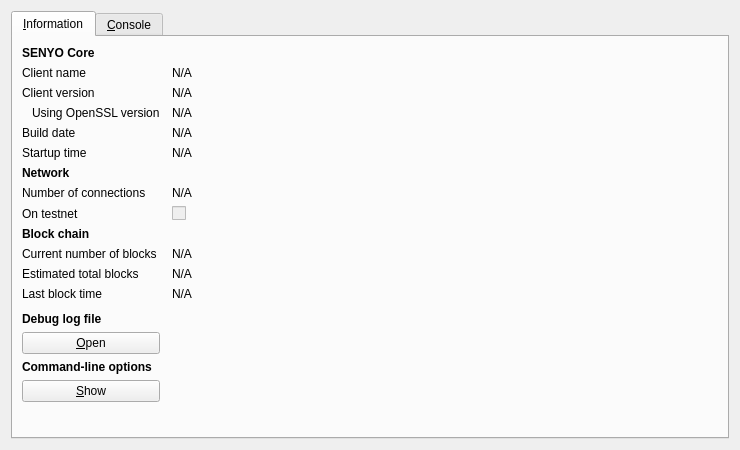
<?xml version="1.0" encoding="UTF-8"?>
<ui version="4.0">
 <class>RPCConsole</class>
 <widget class="QDialog" name="RPCConsole">
  <property name="geometry">
   <rect>
    <x>0</x>
    <y>0</y>
    <width>740</width>
    <height>450</height>
   </rect>
  </property>
  <property name="windowTitle">
   <string>SENYO - Debug window</string>
  </property>
  <layout class="QVBoxLayout" name="verticalLayout_2">
   <item>
    <widget class="QTabWidget" name="tabWidget">
     <property name="currentIndex">
      <number>0</number>
     </property>
     <widget class="QWidget" name="tab_info">
      <attribute name="title">
       <string>&amp;Information</string>
      </attribute>
      <layout class="QGridLayout" name="gridLayout" columnstretch="0,1">
       <property name="horizontalSpacing">
        <number>12</number>
       </property>
       <item row="0" column="0">
        <widget class="QLabel" name="label_9">
         <property name="font">
          <font>
           <weight>75</weight>
           <bold>true</bold>
          </font>
         </property>
         <property name="text">
          <string>SENYO Core</string>
         </property>
        </widget>
       </item>
       <item row="1" column="0">
        <widget class="QLabel" name="label_5">
         <property name="text">
          <string>Client name</string>
         </property>
        </widget>
       </item>
       <item row="1" column="1">
        <widget class="QLabel" name="clientName">
         <property name="cursor">
          <cursorShape>IBeamCursor</cursorShape>
         </property>
         <property name="text">
          <string>N/A</string>
         </property>
         <property name="textFormat">
          <enum>Qt::PlainText</enum>
         </property>
         <property name="textInteractionFlags">
          <set>Qt::LinksAccessibleByMouse|Qt::TextSelectableByKeyboard|Qt::TextSelectableByMouse</set>
         </property>
        </widget>
       </item>
       <item row="2" column="0">
        <widget class="QLabel" name="label_6">
         <property name="text">
          <string>Client version</string>
         </property>
        </widget>
       </item>
       <item row="2" column="1">
        <widget class="QLabel" name="clientVersion">
         <property name="cursor">
          <cursorShape>IBeamCursor</cursorShape>
         </property>
         <property name="text">
          <string>N/A</string>
         </property>
         <property name="textFormat">
          <enum>Qt::PlainText</enum>
         </property>
         <property name="textInteractionFlags">
          <set>Qt::LinksAccessibleByMouse|Qt::TextSelectableByKeyboard|Qt::TextSelectableByMouse</set>
         </property>
        </widget>
       </item>
       <item row="3" column="0">
        <widget class="QLabel" name="label_14">
         <property name="text">
          <string>Using OpenSSL version</string>
         </property>
         <property name="indent">
          <number>10</number>
         </property>
        </widget>
       </item>
       <item row="3" column="1">
        <widget class="QLabel" name="openSSLVersion">
         <property name="cursor">
          <cursorShape>IBeamCursor</cursorShape>
         </property>
         <property name="text">
          <string>N/A</string>
         </property>
         <property name="textFormat">
          <enum>Qt::PlainText</enum>
         </property>
         <property name="textInteractionFlags">
          <set>Qt::LinksAccessibleByMouse|Qt::TextSelectableByKeyboard|Qt::TextSelectableByMouse</set>
         </property>
        </widget>
       </item>
       <item row="4" column="0">
        <widget class="QLabel" name="label_12">
         <property name="text">
          <string>Build date</string>
         </property>
        </widget>
       </item>
       <item row="4" column="1">
        <widget class="QLabel" name="buildDate">
         <property name="cursor">
          <cursorShape>IBeamCursor</cursorShape>
         </property>
         <property name="text">
          <string>N/A</string>
         </property>
         <property name="textFormat">
          <enum>Qt::PlainText</enum>
         </property>
         <property name="textInteractionFlags">
          <set>Qt::LinksAccessibleByMouse|Qt::TextSelectableByKeyboard|Qt::TextSelectableByMouse</set>
         </property>
        </widget>
       </item>
       <item row="5" column="0">
        <widget class="QLabel" name="label_13">
         <property name="text">
          <string>Startup time</string>
         </property>
        </widget>
       </item>
       <item row="5" column="1">
        <widget class="QLabel" name="startupTime">
         <property name="cursor">
          <cursorShape>IBeamCursor</cursorShape>
         </property>
         <property name="text">
          <string>N/A</string>
         </property>
         <property name="textFormat">
          <enum>Qt::PlainText</enum>
         </property>
         <property name="textInteractionFlags">
          <set>Qt::LinksAccessibleByMouse|Qt::TextSelectableByKeyboard|Qt::TextSelectableByMouse</set>
         </property>
        </widget>
       </item>
       <item row="6" column="0">
        <widget class="QLabel" name="label_11">
         <property name="font">
          <font>
           <weight>75</weight>
           <bold>true</bold>
          </font>
         </property>
         <property name="text">
          <string>Network</string>
         </property>
        </widget>
       </item>
       <item row="7" column="0">
        <widget class="QLabel" name="label_7">
         <property name="text">
          <string>Number of connections</string>
         </property>
        </widget>
       </item>
       <item row="7" column="1">
        <widget class="QLabel" name="numberOfConnections">
         <property name="cursor">
          <cursorShape>IBeamCursor</cursorShape>
         </property>
         <property name="text">
          <string>N/A</string>
         </property>
         <property name="textFormat">
          <enum>Qt::PlainText</enum>
         </property>
         <property name="textInteractionFlags">
          <set>Qt::LinksAccessibleByMouse|Qt::TextSelectableByKeyboard|Qt::TextSelectableByMouse</set>
         </property>
        </widget>
       </item>
       <item row="8" column="0">
        <widget class="QLabel" name="label_8">
         <property name="text">
          <string>On testnet</string>
         </property>
        </widget>
       </item>
       <item row="8" column="1">
        <widget class="QCheckBox" name="isTestNet">
         <property name="enabled">
          <bool>false</bool>
         </property>
         <property name="text">
          <string/>
         </property>
        </widget>
       </item>
       <item row="9" column="0">
        <widget class="QLabel" name="label_10">
         <property name="font">
          <font>
           <weight>75</weight>
           <bold>true</bold>
          </font>
         </property>
         <property name="text">
          <string>Block chain</string>
         </property>
        </widget>
       </item>
       <item row="10" column="0">
        <widget class="QLabel" name="label_3">
         <property name="text">
          <string>Current number of blocks</string>
         </property>
        </widget>
       </item>
       <item row="10" column="1">
        <widget class="QLabel" name="numberOfBlocks">
         <property name="cursor">
          <cursorShape>IBeamCursor</cursorShape>
         </property>
         <property name="text">
          <string>N/A</string>
         </property>
         <property name="textFormat">
          <enum>Qt::PlainText</enum>
         </property>
         <property name="textInteractionFlags">
          <set>Qt::LinksAccessibleByMouse|Qt::TextSelectableByKeyboard|Qt::TextSelectableByMouse</set>
         </property>
        </widget>
       </item>
       <item row="11" column="0">
        <widget class="QLabel" name="label_4">
         <property name="text">
          <string>Estimated total blocks</string>
         </property>
        </widget>
       </item>
       <item row="11" column="1">
        <widget class="QLabel" name="totalBlocks">
         <property name="cursor">
          <cursorShape>IBeamCursor</cursorShape>
         </property>
         <property name="text">
          <string>N/A</string>
         </property>
         <property name="textFormat">
          <enum>Qt::PlainText</enum>
         </property>
         <property name="textInteractionFlags">
          <set>Qt::LinksAccessibleByMouse|Qt::TextSelectableByKeyboard|Qt::TextSelectableByMouse</set>
         </property>
        </widget>
       </item>
       <item row="12" column="0">
        <widget class="QLabel" name="label_2">
         <property name="text">
          <string>Last block time</string>
         </property>
        </widget>
       </item>
       <item row="12" column="1">
        <widget class="QLabel" name="lastBlockTime">
         <property name="cursor">
          <cursorShape>IBeamCursor</cursorShape>
         </property>
         <property name="text">
          <string>N/A</string>
         </property>
         <property name="textFormat">
          <enum>Qt::PlainText</enum>
         </property>
         <property name="textInteractionFlags">
          <set>Qt::LinksAccessibleByMouse|Qt::TextSelectableByKeyboard|Qt::TextSelectableByMouse</set>
         </property>
        </widget>
       </item>
       <item row="13" column="0">
        <spacer name="verticalSpacer_2">
         <property name="orientation">
          <enum>Qt::Vertical</enum>
         </property>
         <property name="sizeHint" stdset="0">
          <size>
           <width>20</width>
           <height>20</height>
          </size>
         </property>
        </spacer>
       </item>
       <item row="14" column="0">
        <widget class="QLabel" name="labelDebugLogfile">
         <property name="font">
          <font>
           <weight>75</weight>
           <bold>true</bold>
          </font>
         </property>
         <property name="text">
          <string>Debug log file</string>
         </property>
        </widget>
       </item>
       <item row="15" column="0">
        <widget class="QPushButton" name="openDebugLogfileButton">
         <property name="toolTip">
          <string>Open the SENYO debug log file from the current data directory. This can take a few seconds for large log files.</string>
         </property>
         <property name="text">
          <string>&amp;Open</string>
         </property>
         <property name="autoDefault">
          <bool>false</bool>
         </property>
        </widget>
       </item>
       <item row="16" column="0">
        <widget class="QLabel" name="labelCLOptions">
         <property name="font">
          <font>
           <weight>75</weight>
           <bold>true</bold>
          </font>
         </property>
         <property name="text">
          <string>Command-line options</string>
         </property>
        </widget>
       </item>
       <item row="17" column="0">
        <widget class="QPushButton" name="showCLOptionsButton">
         <property name="toolTip">
          <string>Show the SENYO-Qt help message to get a list with possible SENYO command-line options.</string>
         </property>
         <property name="text">
          <string>&amp;Show</string>
         </property>
         <property name="autoDefault">
          <bool>false</bool>
         </property>
        </widget>
       </item>
       <item row="18" column="0">
        <spacer name="verticalSpacer">
         <property name="orientation">
          <enum>Qt::Vertical</enum>
         </property>
         <property name="sizeHint" stdset="0">
          <size>
           <width>20</width>
           <height>40</height>
          </size>
         </property>
        </spacer>
       </item>
      </layout>
     </widget>
     <widget class="QWidget" name="tab_console">
      <attribute name="title">
       <string>&amp;Console</string>
      </attribute>
      <layout class="QVBoxLayout" name="verticalLayout_3">
       <property name="spacing">
        <number>3</number>
       </property>
       <item>
        <widget class="QTextEdit" name="messagesWidget">
         <property name="minimumSize">
          <size>
           <width>0</width>
           <height>100</height>
          </size>
         </property>
         <property name="readOnly">
          <bool>true</bool>
         </property>
         <property name="tabKeyNavigation" stdset="0">
          <bool>false</bool>
         </property>
         <property name="columnCount" stdset="0">
          <number>2</number>
         </property>
        </widget>
       </item>
       <item>
        <layout class="QHBoxLayout" name="horizontalLayout">
         <property name="spacing">
          <number>3</number>
         </property>
         <item>
          <widget class="QLabel" name="label">
           <property name="text">
            <string notr="true">&gt;</string>
           </property>
          </widget>
         </item>
         <item>
          <widget class="QLineEdit" name="lineEdit"/>
         </item>
         <item>
          <widget class="QPushButton" name="clearButton">
           <property name="maximumSize">
            <size>
             <width>24</width>
             <height>24</height>
            </size>
           </property>
           <property name="toolTip">
            <string>Clear console</string>
           </property>
           <property name="text">
            <string/>
           </property>
           <property name="icon">
            <iconset resource="../bitcoin.qrc">
             <normaloff>:/icons/remove</normaloff>:/icons/remove</iconset>
           </property>
           <property name="shortcut">
            <string notr="true">Ctrl+L</string>
           </property>
           <property name="autoDefault">
            <bool>false</bool>
           </property>
          </widget>
         </item>
        </layout>
       </item>
      </layout>
     </widget>
    </widget>
   </item>
  </layout>
 </widget>
 <resources>
  <include location="../bitcoin.qrc"/>
 </resources>
 <connections/>
</ui>
